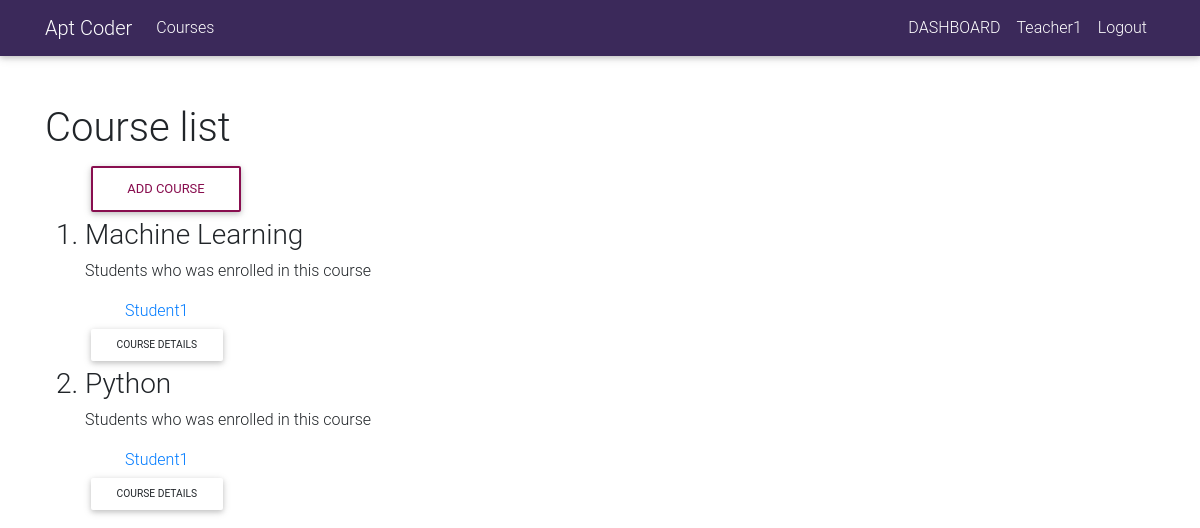
/list/ (signed in), run on an earlier commit of the app's database.
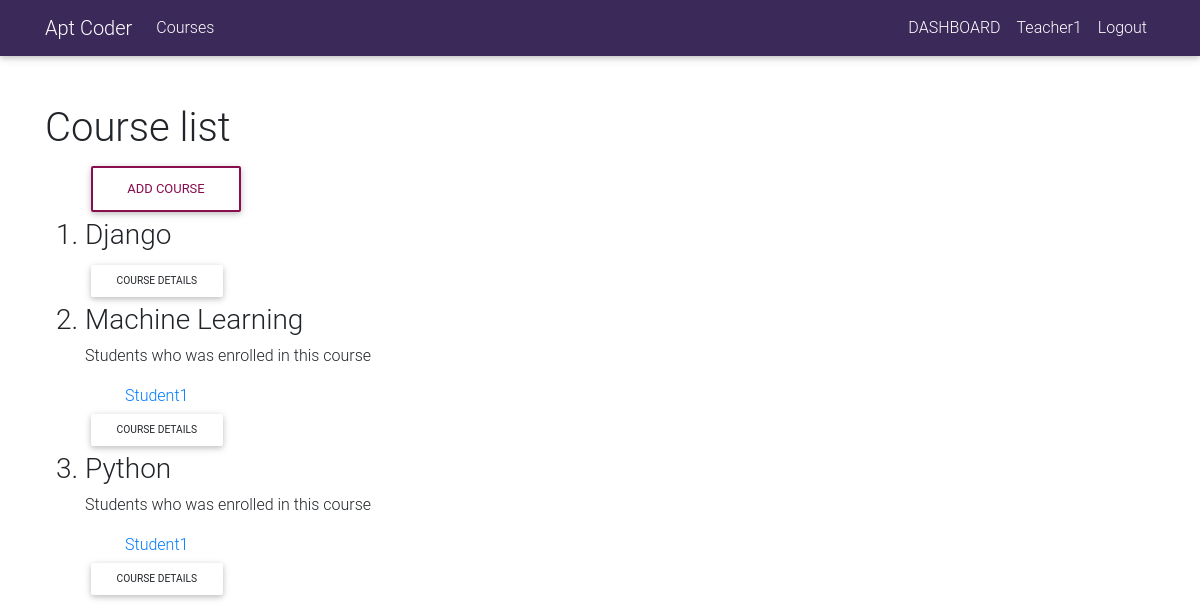
And on a later commit of the database.
### core/models.py (models this page shows, shortened)
class Courses(models.Model):
    owner = models.ForeignKey(User,
                              related_name='courses_created',
                              on_delete=models.CASCADE)
    course_name = models.CharField(max_length=250)
    description = models.TextField()
    date = models.DateField(auto_now_add=True)
    instructer = models.CharField(max_length=150, blank=True, null=True)
    students = models.ManyToManyField(User, related_name='courses_joined',
                                      blank=True)
    slug = AutoSlugField(('slug'), max_length=50,
                         unique=True, populate_from=('course_name',))
    class Meta:
        ordering = ['-date']

### accounts/models.py (models this page shows)
class User(AbstractUser):
    is_student = models.BooleanField(default=False)
    is_teacher = models.BooleanField(default=False)
    first_name = models.CharField(max_length=50)
    last_name = models.CharField(max_length=50)
    email = models.EmailField(max_length=254)

### core/views.py (the view)
# urls.py: path('list/', course_list, name='course_list'),
@login_required(login_url='accounts:login')
def course_list(request):
    courses = Courses.objects.prefetch_related('students')
    return render(request, 'core/course_list.html', {"courses": courses})

### core/templates/core/course_list.html (shortened to what this page needs)
{% extends 'base.html' %}
{% block content %}
<div class="container mt-5">
<h1>Course list</h1>
    <ol>
    {% if user.is_authenticated and user.is_teacher %}
    <a href="{% url 'core:add_course' %}" class="btn btn-outline-unique" rel="nofollow">Add course</a>
        {% if courses %}
            {% for courses in courses %}
                <h3><li>{{ courses.course_name}}</li></h3>
                {% if courses.students.all %}
                <p>Students who was enrolled in this course</p>
                <ul>
                    {% for student in courses.students.all %}
                    <a href="{% url 'core:student_detail' courses.slug %}">{{ student|title }}</a>
                    {% endfor%}
                </ul>
                {% endif %}
                <a href="{% url 'core:course_detail' courses.slug %}" class="btn btn-sm" rel="nofollow">Course Details</a>
            {% endfor%}
        {% else %}
        <h3>Course not added yet.</h3>
        {% endif %}
    </ol>
    {% else %}
    <h3>Login as teacher to see this page</h3>
    {% endif %}
</div>
{% endblock content %}

What changed in the data, as far as the page shows it:
added Courses: course_name "Django"
